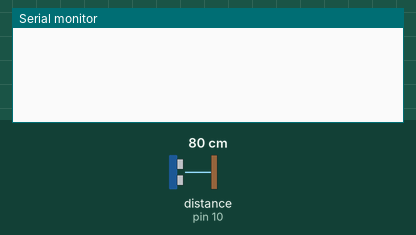
Recording of a sketch running on a simulated Arduino Uno, built with avr-gcc and run on an emulated ATmega328P. On the bench: the last lines printed to the serial monitor. Wiring (inferred from the names in the program): ultrasonic range finder: trigger pin 9; echo pin 10. The inputs (shaded band) are chosen by the test bench; at power-on: distance to the obstacle (sensor on pin 10) 80 cm. The echo pulse lasts 58.3 µs per cm.

Above: at 1.3 s.
1.4 s: distance to the obstacle (sensor on pin 10) set to 2 cm
At 1.9 s:
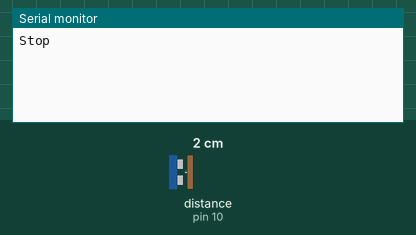
3.5 s: distance to the obstacle (sensor on pin 10) set to 9 cm
At 3.9 s:
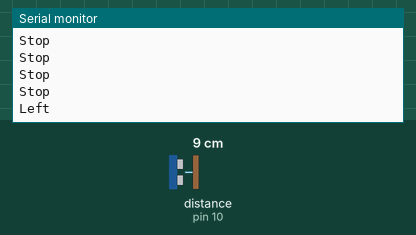
5.5 s: distance to the obstacle (sensor on pin 10) set to 18 cm
At 5.9 s:
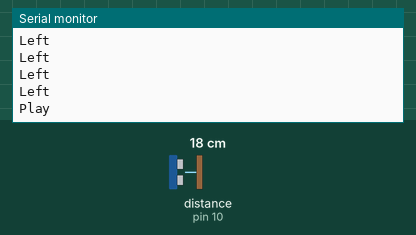
7.5 s: distance to the obstacle (sensor on pin 10) set to 35 cm
At 7.9 s:
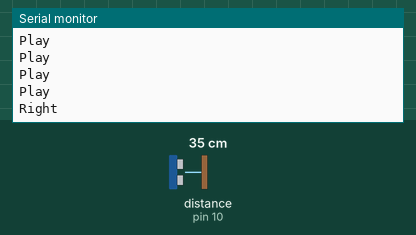

The sketch:

ultrasonic_keyboard.ino
```cpp
#define SOUND_SPEED 0.034
#define TRIG 9
#define ECHO 10

long duration;
int distance;

void setup() {
  pinMode(TRIG, OUTPUT);
  pinMode(ECHO, INPUT);
  Serial.begin(9600);
}

void loop() {
  // Clears the TRIG
  digitalWrite(TRIG, LOW);
  delayMicroseconds(2);

  // Sets the TRIG on HIGH for 10 microseconds
  digitalWrite(TRIG, HIGH);
  delayMicroseconds(10);
  digitalWrite(TRIG, LOW);

  // Reads the TRIG, returns the sound wave travel time in microseconds
  duration = pulseIn(ECHO, HIGH);

  // Calculating the distance
  distance = duration * SOUND_SPEED/2;

  // Prints command in Serial Monitor
  if (distance <= 5) {
    Serial.println("Stop");
  }
  else if (distance > 5 && distance <= 10) {
    Serial.println("Left");
  }
  else if (distance >= 30 && distance <= 40) {
    Serial.println("Right");
  }
  else if (distance > 10 && distance < 30) {
    Serial.println("Play");
  }
  delay(500);
}
```

Measured:
- after the input at 1.4 s, the serial monitor: prints a new line after 0.12 s (image 1)
- after the input at 3.5 s, the serial monitor: prints a new line at once (image 2)
- after the input at 5.5 s, the serial monitor: prints a new line at once (image 3)
- after the input at 7.5 s, the serial monitor: prints a new line at once (image 4)
